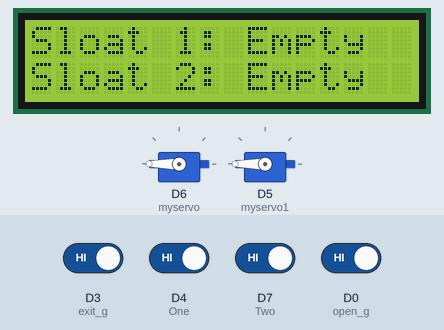
The sketch below on a simulated ESP8266 (NodeMCU). On the bench: 2 × servo, 16×2 character LCD. The test bench sets the inputs (shaded band); at power-on: D0 (open_g), D3 (exit_g), D4 (One), D7 (Two) HIGH.

Above: at 1.2 s.
1.3 s: D4 (One) driven LOW
At 2.8 s:
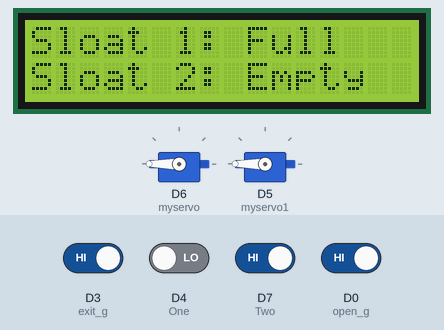
3.6 s: D7 (Two) driven LOW
At 5.1 s:
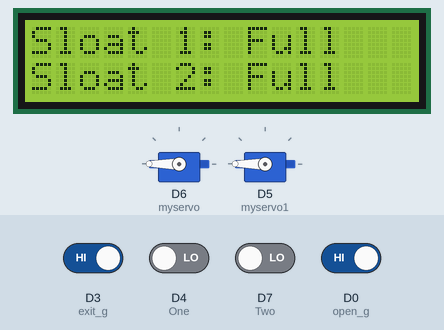
5.8 s: D4 (One) driven HIGH
At 7.2 s:
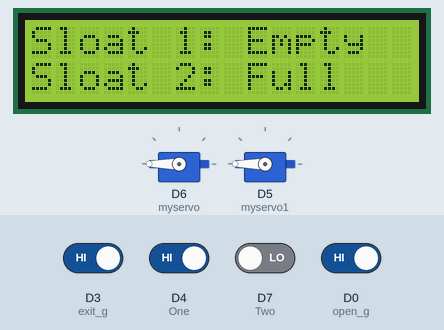
7.9 s: D3 (exit_g) driven LOW
At 9.5 s:
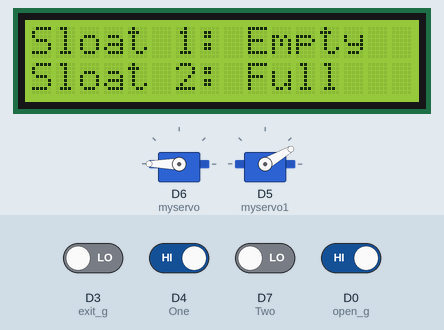
10.0 s: D0 (open_g) driven LOW
At 11.8 s:
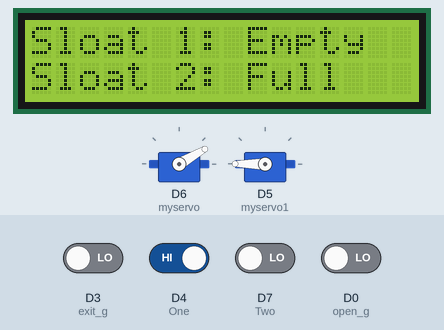
Timing chart, 0 to 13.3 s (numbered marks = the images above; inputs shaded):
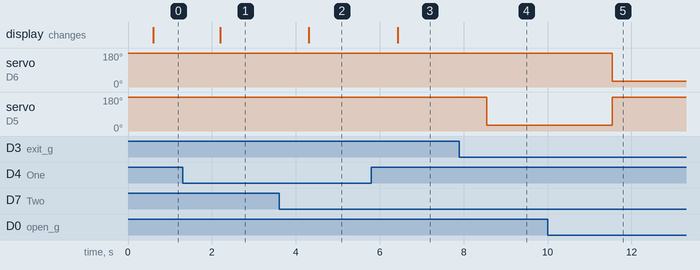

Measured:
- after the input at 1.3 s, the display: changes after 0.90 s (image 1)
- after the input at 3.6 s, the display: changes after 0.71 s (image 2)
- after the input at 5.8 s, the display: changes after 0.63 s (image 3)
- after the input at 7.9 s, servo on D5 (myservo1): 180° → 30° after 0.65 s
- after the input at 10.0 s, servo on D6 (myservo): 180° → 30° after 1.5 s; servo on D5 (myservo1): goes on until 11.5 s, then stays 180°

The sketch:

carparkCode.ino
```cpp
#define BLYNK_TEMPLATE_ID "TMPL6fhXAZLDz"
#define BLYNK_TEMPLATE_NAME "Car Parking"
#include <ESP8266WiFi.h>
#include <BlynkSimpleEsp8266.h>
#include <Servo.h>
#include <Wire.h>
#include <LiquidCrystal_I2C.h>

LiquidCrystal_I2C lcd(0x27, 16, 2);

// Go to the Project Settings (nut icon).
char auth[] = "68OGJYJTHvxnTBCx5we9DUNYX-yH_7zi";

// Your WiFi credentials.
char ssid[] = "student";
char pass[] = "iotstudent";

Servo myservo;
Servo myservo1;
int open_g = D0;
int opendata;

int exit_g = D3;
int exitdata;

int One = D4;
int onedata;

int Two = D7;
int twodata;

int flag = 0;

void setup() {
  Serial.begin(9600);
  pinMode(open_g, INPUT);
  pinMode(exit_g, INPUT);
  pinMode(One, INPUT);
  pinMode(Two, INPUT);

  myservo.attach(D6);
  myservo1.attach(D5);
  myservo.write(180);
  myservo1.write(180);
  lcd.init();
  lcd.backlight();

  Blynk.config(auth);
  delay(10);
}

void loop() {
  opendata = digitalRead(open_g);
  exitdata = digitalRead(exit_g);
  onedata = digitalRead(One);
  twodata = digitalRead(Two);

  if (opendata == 0 && flag == 0) {
    myservo.write(30);
    delay(3000);
    myservo.write(180);
  }

  delay(500);
  lcd.clear();

  if (onedata == 0) {
    lcd.setCursor(0, 0);
    lcd.print("Sloat 1: Full");
    Blynk.virtualWrite(V0, "Full");
  }

  if (onedata == 1) {
    lcd.setCursor(0, 0);
    lcd.print("Sloat 1: Empty");
    Blynk.virtualWrite(V0, "Empty");
    flag = 0;
  }

  if (twodata == 0) {
    lcd.setCursor(0, 1);
    lcd.print("Sloat 2: Full");
    Blynk.virtualWrite(V1, "Full");
  }

  if (twodata == 1) {
    lcd.setCursor(0, 1);
    lcd.print("Sloat 2: Empty");
    Blynk.virtualWrite(V1, "Empty");
    flag = 0;
  }

  if (onedata == 0 && twodata == 0) {
    flag = 1;
  }

  if (exitdata == 0) {
    myservo1.write(30);
    delay(3000);
    myservo1.write(180);
  }
}
```
